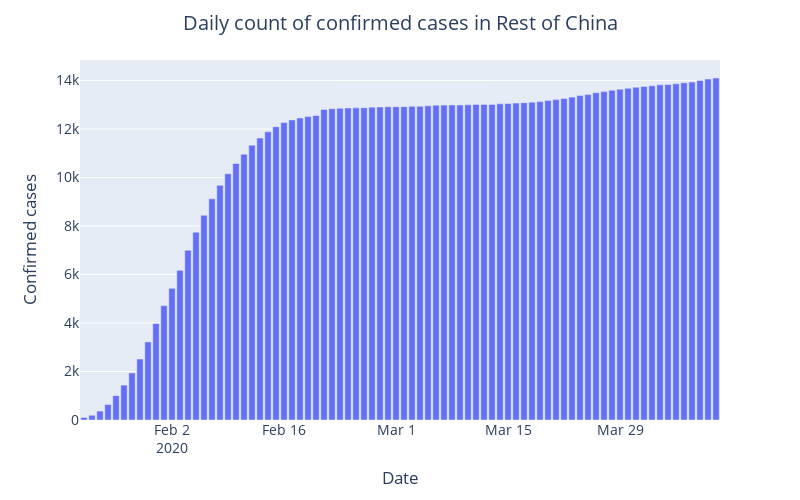

Notebook cell for this chart:
### Code cell
plotDailyReportedCasesOverTime(chinese_data_over_time, "Rest of China")
